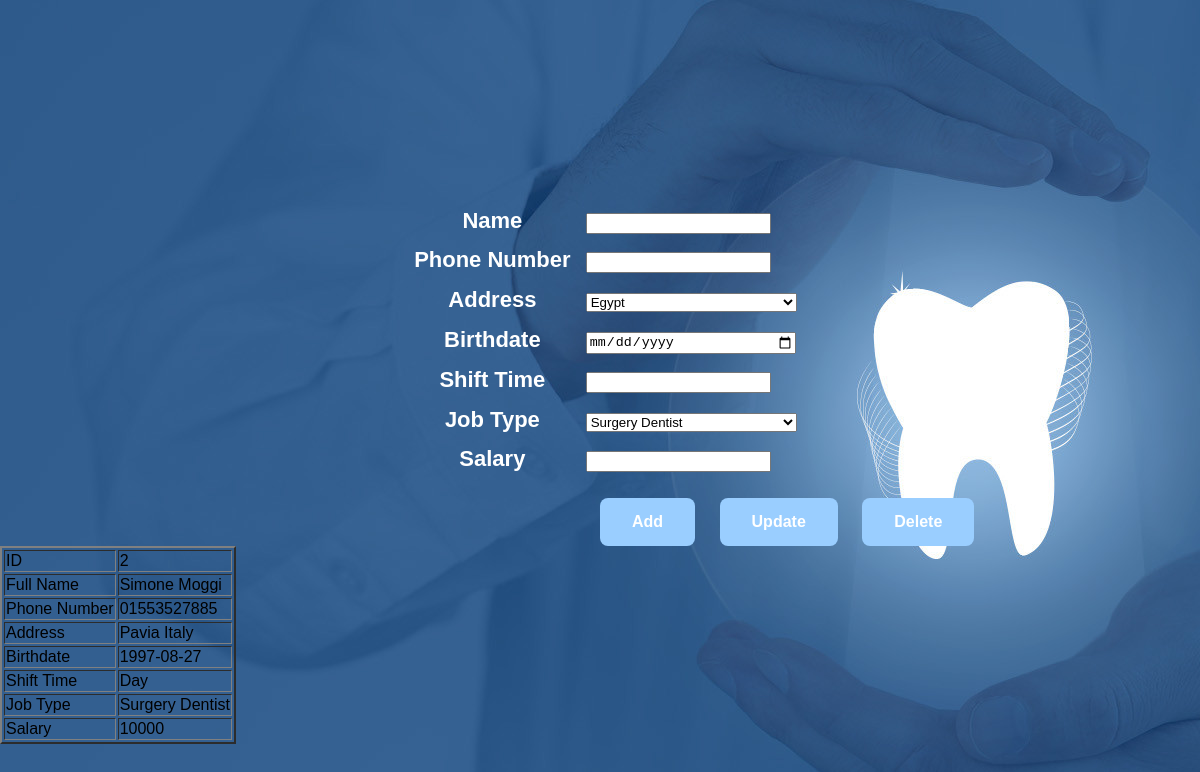
Screenshot of /C_Manager.php?ManagerID=2 with the database file from the repository.
### tables this page shows
CREATE TABLE IF NOT EXISTS `manager` (
  `ManagerID` int(10) NOT NULL AUTO_INCREMENT,
  `Managername` varchar(30) NOT NULL,
  `Managerphone` varchar(15) NOT NULL,
  `ManageraddressID` int(5) NOT NULL,
  `Managerbirthdate` date NOT NULL,
  `Managershiftime` varchar(10) NOT NULL,
  `ManagerjobtypeID` int(10) NOT NULL,
  `Managersalary` int(10) NOT NULL,
  PRIMARY KEY (`ManagerID`)
);

CREATE TABLE IF NOT EXISTS `jobtype` (
  `JobtypeID` int(10) NOT NULL AUTO_INCREMENT,
  `jobtypename` varchar(20) NOT NULL,
  PRIMARY KEY (`JobtypeID`)
);

### Connection.php (called while the page is built, shortened)
<?php
    class Database{
        public static function GetConnection()
        {
            $Temp = mysqli_connect("localhost", "root", "", "dramanydentalclinic");
            return $Temp;
        }
    }
?>

### M_Manager.php (called while the page is built, shortened)
<?php
    require_once 'Connection.php';
    require_once 'M_Address.php';
    require_once 'M_JobType.php';
    class Manager extends Employee
    {
        function __construct($ID)
        {
            if ($ID != "")
            {
                $sql = "SELECT * FROM `manager` WHERE ManagerID = $ID";
                $connection = Database::GetConnection();
                $ManagerDataSet = mysqli_query($connection, $sql) or die(mysqli_error($connection));
                if ($row = mysqli_fetch_array($ManagerDataSet))
                {
                    $this->ID = $row['ManagerID'];
                    $this->Name = $row['Managername'];
                    $this->PhoneNumber = $row['Managerphone'];
                    $this->AddressID = $row['ManageraddressID'];
                    $Temp = new Address($this->AddressID);
                    $this->Address = $Temp->Address;
                    $this->Birthdate = $row['Managerbirthdate'];
                    $this->ShiftTime = $row['Managershiftime'];
                    $this->JobTypeID = $row["ManagerjobtypeID"];
                    $Temp2 = new JobType($this->JobTypeID);
                    $this->JobType = $Temp2->JobTypeName;
                    $this->Salary = $row['Managersalary'];
                }
            }
        }
    }
?>

### M_Address.php (called while the page is built, shortened)
<?php
    require_once 'Connection.php';
    class Address
    {
        function __construct($ID)
        {
            if($ID != "")
            {
                $sql = "SELECT * FROM `address` WHERE $ID = AddressID";
                $connection = Database::GetConnection();
                $AddressDataset = mysqli_query($connection, $sql) or die(mysqli_error());
                if($row = mysqli_fetch_array($AddressDataset))
                {
                    $Temp = "";
                    $this->Address = Address::FillAddress($ID, $Temp);
                }
            }
        }
        public static function FillAddress($ID, &$Temp)
        {
            $connection = Database::GetConnection();
            $sql = "SELECT * FROM `address` WHERE $ID = AddressID";
            $AddressDataset = mysqli_query($connection, $sql) or die(mysqli_error());
            if ($row = mysqli_fetch_array($AddressDataset)) {
                $Temp .= $row['Address']." ";
                if ($row['ParentID'] == 0) {
                    return $Temp;
                }
                else {
                    return Address::FillAddress($row['ParentID'], $Temp);
                }
            }
        }
    }
?>

### M_JobType.php (called while the page is built, shortened)
<?php
    require_once 'Connection.php';
    class JobType
    {
        function __construct($ID)
        {
            if($ID != "")
            {
                $sql = "SELECT * FROM `jobtype` WHERE JobtypeID = $ID";
                $connection = Database::GetConnection();
                $JobTypeDataset = mysqli_query($connection, $sql) or die(mysqli_error($connection));
                if($row = mysqli_fetch_array($JobTypeDataset))
                {
                    $this->JobTypeName = $row['jobtypename'];
                }
            }
        }
    }
?>

### C_Manager.php (the view, shortened to what this page needs)
<!DOCTYPE html>
    <head>
        <link rel="stylesheet" type="text/css" href="styleManager.css">
    </head>
    <body>
        <form action="" method="POST">
            <table class = "ManagerTable">
            <tr><th>Name</th><td><input type="text" name="name"></td></tr>
            <tr><th>Phone Number</th><td><input type="number" name="number"></td></tr>
            <tr><th>Address</th><td>
                <select name="address" style="width:100%">
                <?php
                    require_once 'Connection.php';
                    $sql = "SELECT * FROM `address`";
                    $result = mysqli_query(Database::GetConnection(), $sql);
                    while ($row = mysqli_fetch_array($result, MYSQLI_ASSOC)) {
                        echo "<option value='".$row['AddressID']."'>".$row['Address']."</option>";
                    }
                ?>
                </select>
            </td></tr>
            <tr><th>Birthdate</th><td><input type="date" name="birthdate" style="width:97%"></td></tr>
            <tr><th>Shift Time</th><td><input type="text" name="shifttime"></td></tr>
            <tr><th>Job Type</th><td>
                <select name="jobtype" style="width:100%">
                <?php
                    require_once 'Connection.php';
                    $sql = "SELECT * FROM `jobtype`";
                    $result = mysqli_query(Database::GetConnection(), $sql);
                    while ($row = mysqli_fetch_array($result, MYSQLI_ASSOC)) {
                        echo "<option value='".$row['JobtypeID']."'>".$row['jobtypename']."</option>";
                    }
                ?>
                </select>
            </td></tr>
            <tr><th>Salary</th><td><input type="number" name="salary"></td></tr>
            </table>
            <br>
            <button type="submit" name="AddButton" value="Add" id="AddButton">Add</button>
            <button type="submit" name="UpdateButton" value="Update" id="UpdateButton">Update</button>
            <button type="submit" name="DeleteButton" value="Delete" id="DeleteButton">Delete</button>
        </form>
    </body>
</html>
<?php
    require_once 'Connection.php';
    require_once 'M_Manager.php';
    require_once 'V_Manager.php';
    if (isset($_REQUEST['ManagerID']))
    {
        $ManagerObject = new Manager($_REQUEST['ManagerID']);
        $View = new ManagerView();
        $View->ShowManagerDetails($ManagerObject);
    }
?>

### V_Manager.php (shortened to what this page needs)
<?php
    require_once 'M_Manager.php';
    require_once 'Connection.php';
    class ManagerView
    {
        public function ShowManagerDetails($ManagerObject)
        {
            echo "<table border=2><tr><td>ID</td><td>".$ManagerObject->ID."</td></tr>";
            echo "<tr><td>Full Name</td><td>".$ManagerObject->Name."</td></tr>";
            echo "<tr><td>Phone Number</td><td>".$ManagerObject->PhoneNumber."</td></tr>";
            echo "<tr><td>Address</td><td>".$ManagerObject->Address."</td></tr>";
            echo "<tr><td>Birthdate</td><td>".$ManagerObject->Birthdate."</td></tr>";
            echo "<tr><td>Shift Time</td><td>".$ManagerObject->ShiftTime."</td></tr>";
            echo "<tr><td>Job Type</td><td>".$ManagerObject->JobType."</td></tr>";
            echo "<tr><td>Salary</td><td>".$ManagerObject->Salary."</td></tr>";
            echo "</table>";
        }
    }
?>

### styleManager.css (style rules this page uses)
body { margin: 0; padding: 0; margin-top: 200px; background: url(image.jpg); background-size: Absolute; background-position: center; background-repeat: no-repeat; font-family: sans-serif; }
table.ManagerTable { font-weight: bold; font-size: 22px; color: white; margin-left: auto; margin-right: auto; margin-top: 15%; width: 400px; height: 280px; }
#AddButton { margin-left: 600px; background-color: #9aceff; border: none; color: white; padding: 15px 32px; text-align: center; text-decoration: none; font-weight: bold; display: inline-block; font-size: 16px; border-radius: 8px; cursor: pointer; }
#UpdateButton { margin-left: 20px; background-color: #9aceff; border: none; color: white; padding: 15px 32px; text-align: center; text-decoration: none; font-weight: bold; display: inline-block; font-size: 16px; border-radius: 8px; cursor: pointer; }
#DeleteButton { margin-left: 20px; background-color: #9aceff; border: none; color: white; padding: 15px 32px; text-align: center; text-decoration: none; font-weight: bold; display: inline-block; font-size: 16px; border-radius: 8px; cursor: pointer; }

### rows the page displays
manager: ManagerID "2", Managername "Simone Moggi", Managerphone "01553527885", Managerbirthdate "1997-08-27", Managershiftime "Day", Managersalary "10000"
jobtype: jobtypename "Surgery Dentist"

### other values shown
$ManagerObject->Address "Pavia Italy"
form field address "Egypt"
form field jobtype "Surgery Dentist"
